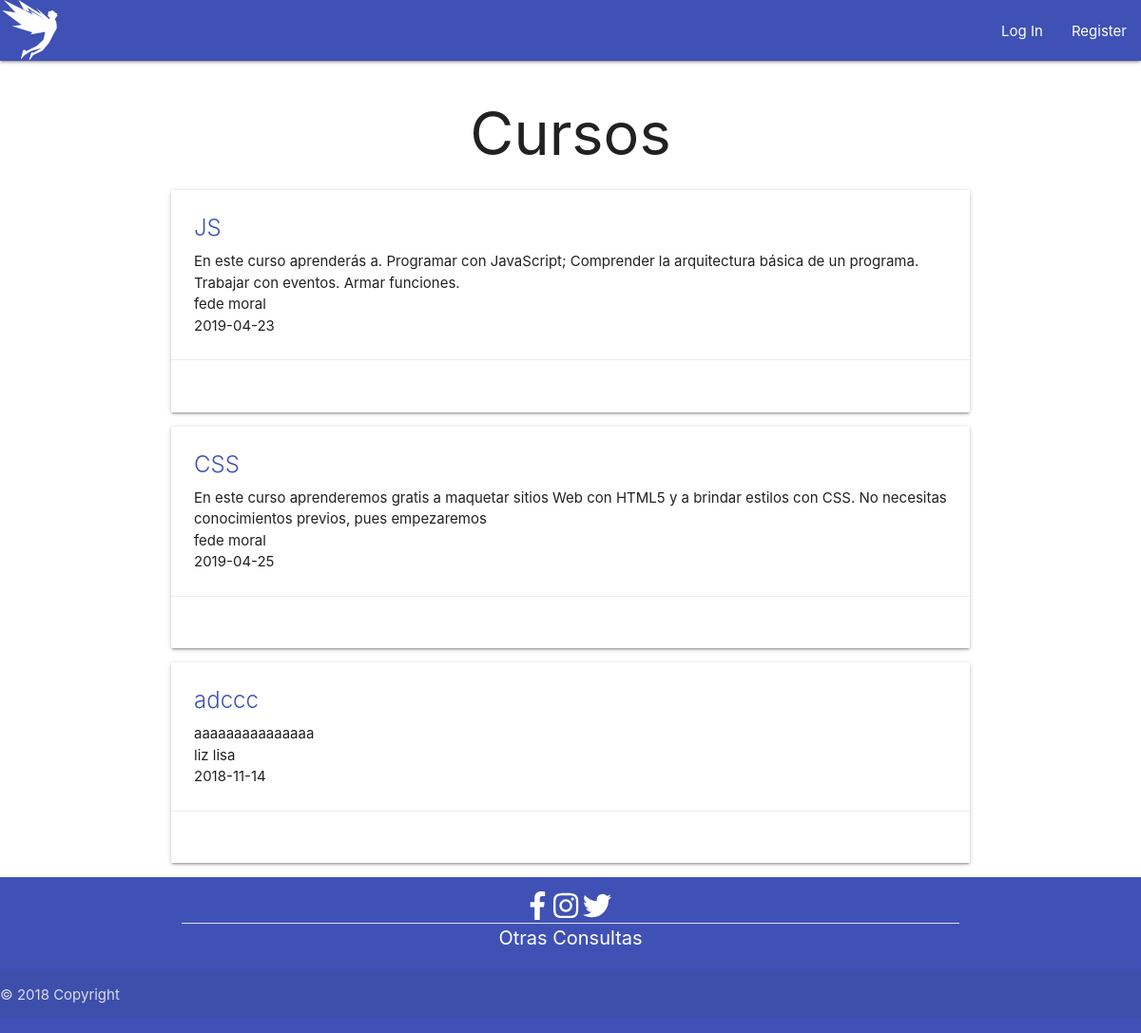
Before: / with the older database file.
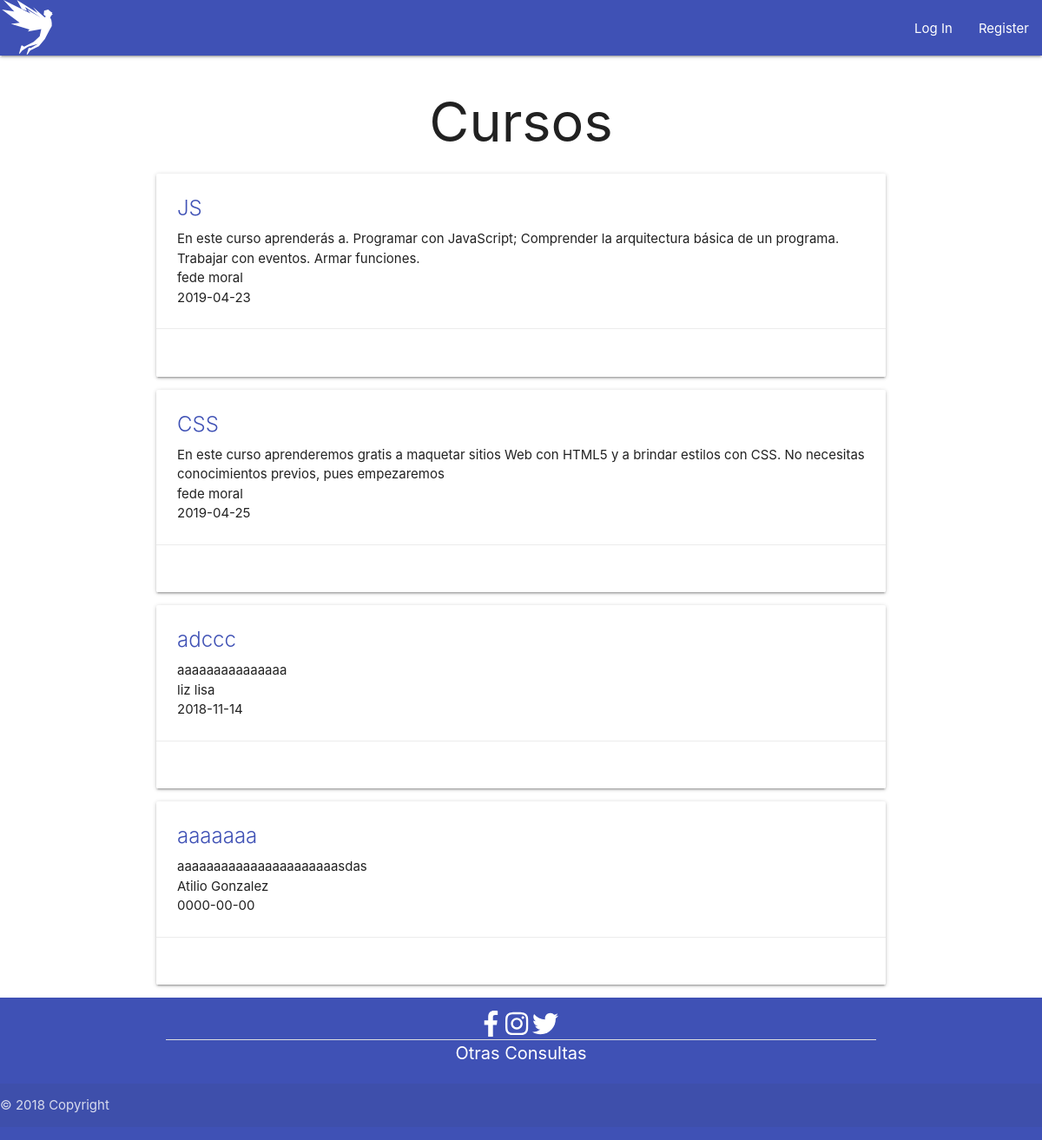
After: the same page with the newer database file.
### tables this page shows
CREATE TABLE `cursos` (
  `curso_cod` int(11) NOT NULL,
  `curso_nombre` varchar(50) NOT NULL,
  `curso_profesor` varchar(50) NOT NULL,
  `curso_desc` varchar(255) NOT NULL,
  `curso_fecha` date NOT NULL
);

### index.php (the view, shortened to what this page needs)
<!DOCTYPE html>
<html>
<head>
  <link type="text/css" rel="stylesheet" href="css/materialize.min.css" media="screen,projection" />
  <link rel="stylesheet" href="css/style.css">
</head>
<body>
  <?php include "navbar.php"; ?>
  <?=$nav?>
  <main class="container">
    <h1 class="center-align">Cursos</h1>
    <?php
      include 'conexion.php';
      if (!isset($_SESSION['numid'])) {
         $registros = $base->query("SELECT * FROM cursos")->fetchAll(PDO::FETCH_OBJ);
        foreach ($registros as $curso) {
        echo "<div class='card white hoverable'>
          <div class='card-content '>
          <span class='card-title indigo-text'>$curso->curso_nombre</span>
          <p>$curso->curso_desc</p>
          <p>$curso->curso_profesor</p>
          <p>$curso->curso_fecha</p>
          </div>
        <div class='card-action right-align'>
          <a>&nbsp;</a>
        </div>
      </div>";
      }
      }
?>
  </main>
  <?php include "footer.php" ?>
  <?=footer()?>
</body>
</html>

Changed rows visible on the page:
added cursos: curso_nombre "aaaaaaa", curso_desc "aaaaaaaaaaaaaaaaaaaaaasdas", curso_profesor "Atilio Gonzalez", curso_fecha "0000-00-00"
